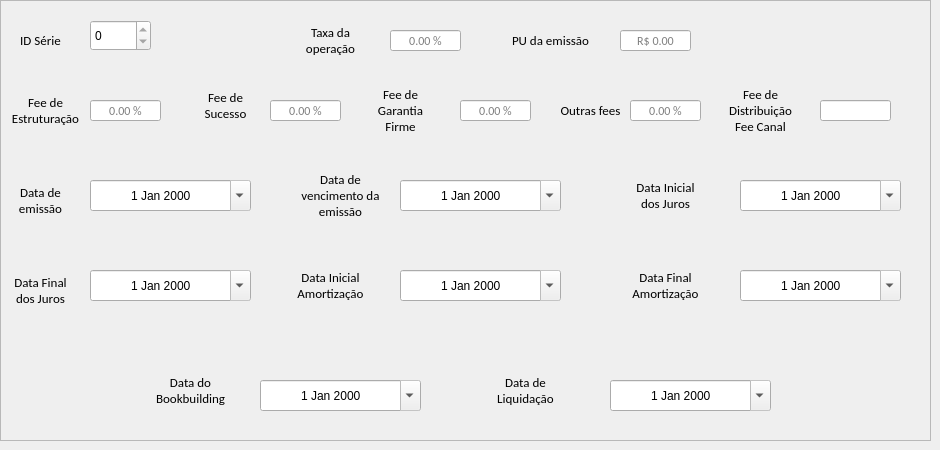
     <widget class="QWidget" name="tab_2">
      <attribute name="title">
       <string>Segunda</string>
      </attribute>
      <widget class="QFrame" name="frame_3">
       <property name="geometry">
        <rect>
         <x>0</x>
         <y>0</y>
         <width>931</width>
         <height>441</height>
        </rect>
       </property>
       <property name="frameShape">
        <enum>QFrame::StyledPanel</enum>
       </property>
       <property name="frameShadow">
        <enum>QFrame::Raised</enum>
       </property>
       <widget class="QLabel" name="taxaOperacao_4">
        <property name="geometry">
         <rect>
          <x>300</x>
          <y>20</y>
          <width>61</width>
          <height>41</height>
         </rect>
        </property>
        <property name="font">
         <font>
          <family>Calibri</family>
          <pointsize>10</pointsize>
         </font>
        </property>
        <property name="text">
         <string>Taxa da operação</string>
        </property>
        <property name="alignment">
         <set>Qt::AlignCenter</set>
        </property>
        <property name="wordWrap">
         <bool>true</bool>
        </property>
       </widget>
       <widget class="QLineEdit" name="le_taxa_operacao_1">
        <property name="enabled">
         <bool>true</bool>
        </property>
        <property name="geometry">
         <rect>
          <x>390</x>
          <y>30</y>
          <width>71</width>
          <height>21</height>
         </rect>
        </property>
        <property name="sizePolicy">
         <sizepolicy hsizetype="Ignored" vsizetype="Expanding">
          <horstretch>0</horstretch>
          <verstretch>0</verstretch>
         </sizepolicy>
        </property>
        <property name="minimumSize">
         <size>
          <width>0</width>
          <height>21</height>
         </size>
        </property>
        <property name="maximumSize">
         <size>
          <width>300</width>
          <height>21</height>
         </size>
        </property>
        <property name="font">
         <font>
          <family>Calibri</family>
          <pointsize>9</pointsize>
         </font>
        </property>
        <property name="alignment">
         <set>Qt::AlignCenter</set>
        </property>
        <property name="readOnly">
         <bool>true</bool>
        </property>
        <property name="placeholderText">
         <string>0.00 %</string>
        </property>
       </widget>
       <widget class="QLabel" name="taxaOperacao_5">
        <property name="geometry">
         <rect>
          <x>510</x>
          <y>20</y>
          <width>81</width>
          <height>41</height>
         </rect>
        </property>
        <property name="font">
         <font>
          <family>Calibri</family>
          <pointsize>10</pointsize>
         </font>
        </property>
        <property name="text">
         <string>PU da emissão</string>
        </property>
        <property name="alignment">
         <set>Qt::AlignCenter</set>
        </property>
        <property name="wordWrap">
         <bool>true</bool>
        </property>
       </widget>
       <widget class="QLineEdit" name="le_pu_emissao_1">
        <property name="enabled">
         <bool>true</bool>
        </property>
        <property name="geometry">
         <rect>
          <x>620</x>
          <y>30</y>
          <width>71</width>
          <height>21</height>
         </rect>
        </property>
        <property name="sizePolicy">
         <sizepolicy hsizetype="Ignored" vsizetype="Expanding">
          <horstretch>0</horstretch>
          <verstretch>0</verstretch>
         </sizepolicy>
        </property>
        <property name="minimumSize">
         <size>
          <width>0</width>
          <height>21</height>
         </size>
        </property>
        <property name="maximumSize">
         <size>
          <width>300</width>
          <height>21</height>
         </size>
        </property>
        <property name="font">
         <font>
          <family>Calibri</family>
          <pointsize>9</pointsize>
         </font>
        </property>
        <property name="alignment">
         <set>Qt::AlignCenter</set>
        </property>
        <property name="readOnly">
         <bool>true</bool>
        </property>
        <property name="placeholderText">
         <string>R$ 0.00</string>
        </property>
       </widget>
       <widget class="QLabel" name="feeEstruturacao_2">
        <property name="geometry">
         <rect>
          <x>10</x>
          <y>90</y>
          <width>71</width>
          <height>41</height>
         </rect>
        </property>
        <property name="font">
         <font>
          <family>Calibri</family>
          <pointsize>10</pointsize>
         </font>
        </property>
        <property name="text">
         <string>Fee de Estruturação</string>
        </property>
        <property name="alignment">
         <set>Qt::AlignCenter</set>
        </property>
        <property name="wordWrap">
         <bool>true</bool>
        </property>
       </widget>
       <widget class="QLineEdit" name="le_fee_estrturacao_1">
        <property name="enabled">
         <bool>true</bool>
        </property>
        <property name="geometry">
         <rect>
          <x>90</x>
          <y>100</y>
          <width>71</width>
          <height>21</height>
         </rect>
        </property>
        <property name="sizePolicy">
         <sizepolicy hsizetype="Ignored" vsizetype="Expanding">
          <horstretch>0</horstretch>
          <verstretch>0</verstretch>
         </sizepolicy>
        </property>
        <property name="minimumSize">
         <size>
          <width>0</width>
          <height>21</height>
         </size>
        </property>
        <property name="maximumSize">
         <size>
          <width>300</width>
          <height>21</height>
         </size>
        </property>
        <property name="font">
         <font>
          <family>Calibri</family>
          <pointsize>9</pointsize>
         </font>
        </property>
        <property name="alignment">
         <set>Qt::AlignCenter</set>
        </property>
        <property name="readOnly">
         <bool>true</bool>
        </property>
        <property name="placeholderText">
         <string>0.00 %</string>
        </property>
       </widget>
       <widget class="QLabel" name="feeSucesso_2">
        <property name="geometry">
         <rect>
          <x>200</x>
          <y>90</y>
          <width>51</width>
          <height>31</height>
         </rect>
        </property>
        <property name="font">
         <font>
          <family>Calibri</family>
          <pointsize>10</pointsize>
         </font>
        </property>
        <property name="text">
         <string>Fee de Sucesso</string>
        </property>
        <property name="alignment">
         <set>Qt::AlignCenter</set>
        </property>
        <property name="wordWrap">
         <bool>true</bool>
        </property>
       </widget>
       <widget class="QLineEdit" name="le_fee_sucesso_1">
        <property name="enabled">
         <bool>true</bool>
        </property>
        <property name="geometry">
         <rect>
          <x>270</x>
          <y>100</y>
          <width>71</width>
          <height>21</height>
         </rect>
        </property>
        <property name="sizePolicy">
         <sizepolicy hsizetype="Ignored" vsizetype="Expanding">
          <horstretch>0</horstretch>
          <verstretch>0</verstretch>
         </sizepolicy>
        </property>
        <property name="minimumSize">
         <size>
          <width>0</width>
          <height>21</height>
         </size>
        </property>
        <property name="maximumSize">
         <size>
          <width>300</width>
          <height>21</height>
         </size>
        </property>
        <property name="font">
         <font>
          <family>Calibri</family>
          <pointsize>9</pointsize>
         </font>
        </property>
        <property name="alignment">
         <set>Qt::AlignCenter</set>
        </property>
        <property name="readOnly">
         <bool>true</bool>
        </property>
        <property name="placeholderText">
         <string>0.00 %</string>
        </property>
       </widget>
       <widget class="QLabel" name="feeGarantiaFirme_2">
        <property name="geometry">
         <rect>
          <x>370</x>
          <y>90</y>
          <width>61</width>
          <height>41</height>
         </rect>
        </property>
        <property name="font">
         <font>
          <family>Calibri</family>
          <pointsize>10</pointsize>
         </font>
        </property>
        <property name="text">
         <string>Fee de Garantia Firme</string>
        </property>
        <property name="alignment">
         <set>Qt::AlignCenter</set>
        </property>
        <property name="wordWrap">
         <bool>true</bool>
        </property>
       </widget>
       <widget class="QLineEdit" name="le_fee_garantia_firme_1">
        <property name="enabled">
         <bool>true</bool>
        </property>
        <property name="geometry">
         <rect>
          <x>460</x>
          <y>100</y>
          <width>71</width>
          <height>21</height>
         </rect>
        </property>
        <property name="sizePolicy">
         <sizepolicy hsizetype="Ignored" vsizetype="Expanding">
          <horstretch>0</horstretch>
          <verstretch>0</verstretch>
         </sizepolicy>
        </property>
        <property name="minimumSize">
         <size>
          <width>0</width>
          <height>21</height>
         </size>
        </property>
        <property name="maximumSize">
         <size>
          <width>300</width>
          <height>21</height>
         </size>
        </property>
        <property name="font">
         <font>
          <family>Calibri</family>
          <pointsize>9</pointsize>
         </font>
        </property>
        <property name="alignment">
         <set>Qt::AlignCenter</set>
        </property>
        <property name="readOnly">
         <bool>true</bool>
        </property>
        <property name="placeholderText">
         <string>0.00 %</string>
        </property>
       </widget>
       <widget class="QLabel" name="outrasFees_3">
        <property name="geometry">
         <rect>
          <x>560</x>
          <y>100</y>
          <width>61</width>
          <height>21</height>
         </rect>
        </property>
        <property name="font">
         <font>
          <family>Calibri</family>
          <pointsize>10</pointsize>
         </font>
        </property>
        <property name="text">
         <string>Outras fees</string>
        </property>
        <property name="alignment">
         <set>Qt::AlignCenter</set>
        </property>
        <property name="wordWrap">
         <bool>true</bool>
        </property>
       </widget>
       <widget class="QLineEdit" name="le_outras_fees_1">
        <property name="enabled">
         <bool>true</bool>
        </property>
        <property name="geometry">
         <rect>
          <x>630</x>
          <y>100</y>
          <width>71</width>
          <height>21</height>
         </rect>
        </property>
        <property name="sizePolicy">
         <sizepolicy hsizetype="Ignored" vsizetype="Expanding">
          <horstretch>0</horstretch>
          <verstretch>0</verstretch>
         </sizepolicy>
        </property>
        <property name="minimumSize">
         <size>
          <width>0</width>
          <height>21</height>
         </size>
        </property>
        <property name="maximumSize">
         <size>
          <width>300</width>
          <height>21</height>
         </size>
        </property>
        <property name="font">
         <font>
          <family>Calibri</family>
          <pointsize>9</pointsize>
         </font>
        </property>
        <property name="alignment">
         <set>Qt::AlignCenter</set>
        </property>
        <property name="readOnly">
         <bool>true</bool>
        </property>
        <property name="placeholderText">
         <string>0.00 %</string>
        </property>
       </widget>
       <widget class="QLabel" name="feeDistribuicaoCanal_2">
        <property name="geometry">
         <rect>
          <x>720</x>
          <y>90</y>
          <width>81</width>
          <height>41</height>
         </rect>
        </property>
        <property name="font">
         <font>
          <family>Calibri</family>
          <pointsize>10</pointsize>
         </font>
        </property>
        <property name="text">
         <string>Fee de Distribuição Fee Canal</string>
        </property>
        <property name="alignment">
         <set>Qt::AlignCenter</set>
        </property>
        <property name="wordWrap">
         <bool>true</bool>
        </property>
       </widget>
       <widget class="QLineEdit" name="le_fee_distribuicao_canal_1">
        <property name="enabled">
         <bool>true</bool>
        </property>
        <property name="geometry">
         <rect>
          <x>820</x>
          <y>100</y>
          <width>71</width>
          <height>21</height>
         </rect>
        </property>
        <property name="sizePolicy">
         <sizepolicy hsizetype="Ignored" vsizetype="Expanding">
          <horstretch>0</horstretch>
          <verstretch>0</verstretch>
         </sizepolicy>
        </property>
        <property name="minimumSize">
         <size>
          <width>0</width>
          <height>21</height>
         </size>
        </property>
        <property name="maximumSize">
         <size>
          <width>300</width>
          <height>21</height>
         </size>
        </property>
        <property name="font">
         <font>
          <family>Calibri</family>
          <pointsize>9</pointsize>
         </font>
        </property>
        <property name="alignment">
         <set>Qt::AlignCenter</set>
        </property>
        <property name="readOnly">
         <bool>true</bool>
        </property>
       </widget>
       <widget class="QLabel" name="dataEmissao_2">
        <property name="geometry">
         <rect>
          <x>10</x>
          <y>180</y>
          <width>61</width>
          <height>41</height>
         </rect>
        </property>
        <property name="font">
         <font>
          <family>Calibri</family>
          <pointsize>10</pointsize>
         </font>
        </property>
        <property name="text">
         <string>Data de emissão</string>
        </property>
        <property name="alignment">
         <set>Qt::AlignCenter</set>
        </property>
        <property name="wordWrap">
         <bool>true</bool>
        </property>
       </widget>
       <widget class="QDateEdit" name="de_data_emissao_1">
        <property name="enabled">
         <bool>true</bool>
        </property>
        <property name="geometry">
         <rect>
          <x>90</x>
          <y>180</y>
          <width>161</width>
          <height>31</height>
         </rect>
        </property>
        <property name="alignment">
         <set>Qt::AlignCenter</set>
        </property>
        <property name="readOnly">
         <bool>true</bool>
        </property>
        <property name="calendarPopup">
         <bool>true</bool>
        </property>
       </widget>
       <widget class="QLabel" name="dataVencimentoEmissao_2">
        <property name="geometry">
         <rect>
          <x>300</x>
          <y>170</y>
          <width>81</width>
          <height>51</height>
         </rect>
        </property>
        <property name="font">
         <font>
          <family>Calibri</family>
          <pointsize>10</pointsize>
         </font>
        </property>
        <property name="text">
         <string>Data de vencimento da  emissão</string>
        </property>
        <property name="alignment">
         <set>Qt::AlignCenter</set>
        </property>
        <property name="wordWrap">
         <bool>true</bool>
        </property>
       </widget>
       <widget class="QDateEdit" name="de_data_vencimento_emissao_1">
        <property name="enabled">
         <bool>true</bool>
        </property>
        <property name="geometry">
         <rect>
          <x>400</x>
          <y>180</y>
          <width>161</width>
          <height>31</height>
         </rect>
        </property>
        <property name="alignment">
         <set>Qt::AlignCenter</set>
        </property>
        <property name="readOnly">
         <bool>true</bool>
        </property>
        <property name="calendarPopup">
         <bool>true</bool>
        </property>
       </widget>
       <widget class="QLabel" name="dataInicialJuros_2">
        <property name="geometry">
         <rect>
          <x>630</x>
          <y>170</y>
          <width>71</width>
          <height>51</height>
         </rect>
        </property>
        <property name="font">
         <font>
          <family>Calibri</family>
          <pointsize>10</pointsize>
         </font>
        </property>
        <property name="text">
         <string>Data Inicial dos Juros</string>
        </property>
        <property name="alignment">
         <set>Qt::AlignCenter</set>
        </property>
        <property name="wordWrap">
         <bool>true</bool>
        </property>
       </widget>
       <widget class="QDateEdit" name="de_data_inicial_juros_1">
        <property name="enabled">
         <bool>true</bool>
        </property>
        <property name="geometry">
         <rect>
          <x>740</x>
          <y>180</y>
          <width>161</width>
          <height>31</height>
         </rect>
        </property>
        <property name="alignment">
         <set>Qt::AlignCenter</set>
        </property>
        <property name="readOnly">
         <bool>true</bool>
        </property>
        <property name="calendarPopup">
         <bool>true</bool>
        </property>
       </widget>
       <widget class="QLabel" name="dataFinalJuros_2">
        <property name="geometry">
         <rect>
          <x>10</x>
          <y>270</y>
          <width>61</width>
          <height>41</height>
         </rect>
        </property>
        <property name="font">
         <font>
          <family>Calibri</family>
          <pointsize>10</pointsize>
         </font>
        </property>
        <property name="text">
         <string>Data Final dos Juros</string>
        </property>
        <property name="alignment">
         <set>Qt::AlignCenter</set>
        </property>
        <property name="wordWrap">
         <bool>true</bool>
        </property>
       </widget>
       <widget class="QDateEdit" name="de_data_final_juros_1">
        <property name="enabled">
         <bool>true</bool>
        </property>
        <property name="geometry">
         <rect>
          <x>90</x>
          <y>270</y>
          <width>161</width>
          <height>31</height>
         </rect>
        </property>
        <property name="alignment">
         <set>Qt::AlignCenter</set>
        </property>
        <property name="readOnly">
         <bool>true</bool>
        </property>
        <property name="calendarPopup">
         <bool>true</bool>
        </property>
       </widget>
       <widget class="QLabel" name="dataInicialAmortizacao_2">
        <property name="geometry">
         <rect>
          <x>290</x>
          <y>260</y>
          <width>81</width>
          <height>51</height>
         </rect>
        </property>
        <property name="font">
         <font>
          <family>Calibri</family>
          <pointsize>10</pointsize>
         </font>
        </property>
        <property name="text">
         <string>Data Inicial Amortização</string>
        </property>
        <property name="alignment">
         <set>Qt::AlignCenter</set>
        </property>
        <property name="wordWrap">
         <bool>true</bool>
        </property>
       </widget>
       <widget class="QDateEdit" name="de_data_inicial_amortizacao_1">
        <property name="enabled">
         <bool>true</bool>
        </property>
        <property name="geometry">
         <rect>
          <x>400</x>
          <y>270</y>
          <width>161</width>
          <height>31</height>
         </rect>
        </property>
        <property name="alignment">
         <set>Qt::AlignCenter</set>
        </property>
        <property name="readOnly">
         <bool>true</bool>
        </property>
        <property name="calendarPopup">
         <bool>true</bool>
        </property>
       </widget>
       <widget class="QLabel" name="dataFinalAmortizacao_2">
        <property name="geometry">
         <rect>
          <x>630</x>
          <y>260</y>
          <width>71</width>
          <height>51</height>
         </rect>
        </property>
        <property name="font">
         <font>
          <family>Calibri</family>
          <pointsize>10</pointsize>
         </font>
        </property>
        <property name="text">
         <string>Data Final Amortização</string>
        </property>
        <property name="alignment">
         <set>Qt::AlignCenter</set>
        </property>
        <property name="wordWrap">
         <bool>true</bool>
        </property>
       </widget>
       <widget class="QDateEdit" name="de_data_final_amortizacao_1">
        <property name="enabled">
         <bool>true</bool>
        </property>
        <property name="geometry">
         <rect>
          <x>740</x>
          <y>270</y>
          <width>161</width>
          <height>31</height>
         </rect>
        </property>
        <property name="alignment">
         <set>Qt::AlignCenter</set>
        </property>
        <property name="readOnly">
         <bool>true</bool>
        </property>
        <property name="calendarPopup">
         <bool>true</bool>
        </property>
       </widget>
       <widget class="QLabel" name="dataBookbuilding_2">
        <property name="geometry">
         <rect>
          <x>140</x>
          <y>370</y>
          <width>101</width>
          <height>41</height>
         </rect>
        </property>
        <property name="font">
         <font>
          <family>Calibri</family>
          <pointsize>10</pointsize>
         </font>
        </property>
        <property name="text">
         <string>Data do Bookbuilding</string>
        </property>
        <property name="alignment">
         <set>Qt::AlignCenter</set>
        </property>
        <property name="wordWrap">
         <bool>true</bool>
        </property>
       </widget>
       <widget class="QDateEdit" name="de_data_bookbuilding_1">
        <property name="enabled">
         <bool>true</bool>
        </property>
        <property name="geometry">
         <rect>
          <x>260</x>
          <y>380</y>
          <width>161</width>
          <height>31</height>
         </rect>
        </property>
        <property name="alignment">
         <set>Qt::AlignCenter</set>
        </property>
        <property name="readOnly">
         <bool>true</bool>
        </property>
        <property name="calendarPopup">
         <bool>true</bool>
        </property>
       </widget>
       <widget class="QLabel" name="dataLiquidacao_2">
        <property name="geometry">
         <rect>
          <x>480</x>
          <y>370</y>
          <width>91</width>
          <height>41</height>
         </rect>
        </property>
        <property name="font">
         <font>
          <family>Calibri</family>
          <pointsize>10</pointsize>
         </font>
        </property>
        <property name="text">
         <string>Data de Liquidação</string>
        </property>
        <property name="alignment">
         <set>Qt::AlignCenter</set>
        </property>
        <property name="wordWrap">
         <bool>true</bool>
        </property>
       </widget>
       <widget class="QDateEdit" name="de_data_liquidacao_1">
        <property name="enabled">
         <bool>true</bool>
        </property>
        <property name="geometry">
         <rect>
          <x>610</x>
          <y>380</y>
          <width>161</width>
          <height>31</height>
         </rect>
        </property>
        <property name="alignment">
         <set>Qt::AlignCenter</set>
        </property>
        <property name="readOnly">
         <bool>true</bool>
        </property>
        <property name="calendarPopup">
         <bool>true</bool>
        </property>
       </widget>
       <widget class="QLabel" name="taxaOperacao_6">
        <property name="geometry">
         <rect>
          <x>10</x>
          <y>20</y>
          <width>61</width>
          <height>41</height>
         </rect>
        </property>
        <property name="font">
         <font>
          <family>Calibri</family>
          <pointsize>10</pointsize>
         </font>
        </property>
        <property name="text">
         <string>ID Série</string>
        </property>
        <property name="alignment">
         <set>Qt::AlignCenter</set>
        </property>
        <property name="wordWrap">
         <bool>true</bool>
        </property>
       </widget>
       <widget class="QSpinBox" name="spinBox_serie_1">
        <property name="enabled">
         <bool>true</bool>
        </property>
        <property name="geometry">
         <rect>
          <x>90</x>
          <y>20</y>
          <width>61</width>
          <height>31</height>
         </rect>
        </property>
        <property name="readOnly">
         <bool>true</bool>
        </property>
       </widget>
      </widget>
     </widget>
